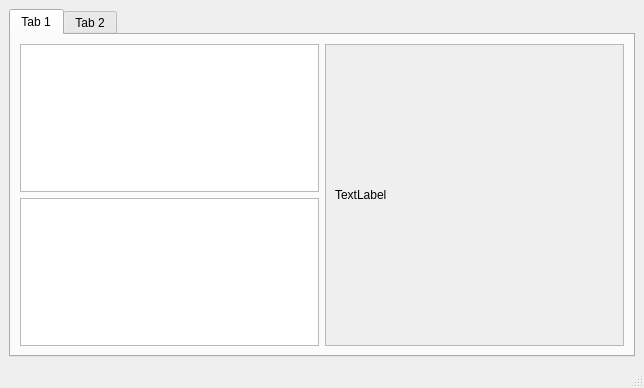
<?xml version="1.0" encoding="UTF-8"?>
<ui version="4.0">
 <class>FileSystem</class>
 <widget class="QMainWindow" name="FileSystem">
  <property name="geometry">
   <rect>
    <x>0</x>
    <y>0</y>
    <width>644</width>
    <height>388</height>
   </rect>
  </property>
  <property name="windowTitle">
   <string>FileSystem</string>
  </property>
  <widget class="QWidget" name="centralwidget">
   <layout class="QVBoxLayout" name="verticalLayout">
    <item>
     <widget class="QTabWidget" name="tabWidget">
      <property name="tabShape">
       <enum>QTabWidget::Rounded</enum>
      </property>
      <property name="currentIndex">
       <number>0</number>
      </property>
      <widget class="QWidget" name="tab">
       <attribute name="title">
        <string>Tab 1</string>
       </attribute>
       <layout class="QGridLayout" name="gridLayout">
        <item row="0" column="0">
         <widget class="QTreeView" name="treeView"/>
        </item>
        <item row="0" column="1" rowspan="2">
         <widget class="QScrollArea" name="scrollArea">
          <property name="widgetResizable">
           <bool>true</bool>
          </property>
          <widget class="QWidget" name="scrollAreaWidgetContents">
           <property name="geometry">
            <rect>
             <x>0</x>
             <y>0</y>
             <width>280</width>
             <height>280</height>
            </rect>
           </property>
           <layout class="QGridLayout" name="gridLayout_2">
            <item row="0" column="0">
             <widget class="QLabel" name="label">
              <property name="text">
               <string>TextLabel</string>
              </property>
             </widget>
            </item>
           </layout>
          </widget>
         </widget>
        </item>
        <item row="1" column="0">
         <widget class="QTableView" name="tableView"/>
        </item>
       </layout>
      </widget>
      <widget class="QWidget" name="tab_2">
       <attribute name="title">
        <string>Tab 2</string>
       </attribute>
       <layout class="QGridLayout" name="gridLayout_3">
        <item row="0" column="0">
         <widget class="QColumnView" name="columnView"/>
        </item>
        <item row="1" column="0">
         <widget class="QListView" name="listView"/>
        </item>
       </layout>
      </widget>
     </widget>
    </item>
   </layout>
  </widget>
  <widget class="QStatusBar" name="statusbar"/>
 </widget>
 <resources/>
 <connections/>
</ui>
